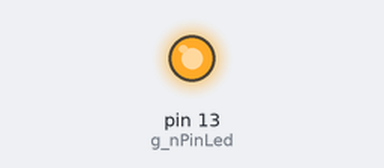
A sketch run on a simulated Arduino Uno, built with avr-gcc and run on an emulated ATmega328P. Shown: output pins drawn as LEDs (lit = HIGH).

Above: at 2.9 s.
At 10.8 s:
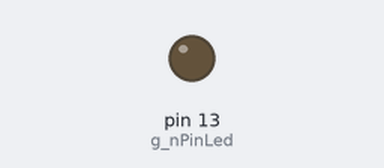
Timing chart, 0 to 20.5 s (numbered marks = the images above):
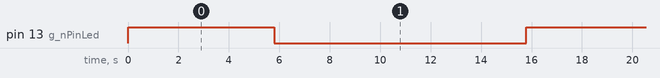

Measured:
- by itself, pin 13 (g_nPinLed): alternates HIGH for 5.8 s and LOW for 10.0 s

The sketch:

RFExplorer_White_Telecontrol.ino
```cpp
/*
  Example for use library RC-Switch with sniffer of RF Explorer.
  Project of RC Switch - https://github.com/sui77/rc-switch
  RF Explorer - www.rf-explorer.com
  Project Sniffer - http://j3.rf-explorer.com/menu-the-news/173-rf-explorer-sniffer-public-beta-available
  Simulate a Telecontrol as garage controller. Example in ebay : https://www.ebay.com/itm/2pcs-Wireless-RF-Remote-Control-4-buttons-Telecontrol-433-MHz-Alarm-System-Z83O-/131677445248?_ul=BO
*/

#include <RCSwitch.h>

RCSwitch g_objSwitch = RCSwitch();
int g_nPinLed = 13;  //Select a flash that indicate TX
int g_nPinData = 11; //Transmitter is connected to Arduino Pin #11


void setup() {

  Serial.begin(9600);
  pinMode(g_nPinLed, OUTPUT);

  g_objSwitch.enableTransmit(g_nPinData);
  g_objSwitch.setRepeatTransmit(4);//Set number of transmission repetitions - Optional

}

void loop()
{
  //Send all button A,B,C,D of white telecontrol that is simulated
  digitalWrite(g_nPinLed, HIGH);
  g_objSwitch.sendTriState("FFFFFFFF1000");
  delay(1000);
  g_objSwitch.sendTriState("FFFFFFFF0100");
  delay(1000);
  g_objSwitch.sendTriState("FFFFFFFF0010");
  delay(1000);
  g_objSwitch.sendTriState("FFFFFFFF0001");
  delay(1000);
  digitalWrite(g_nPinLed, LOW);

  //Wait 10 seconds to begin
  delay(10000);
}
```
